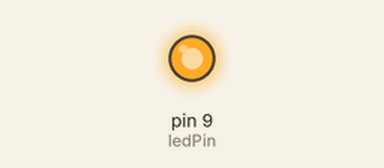
A sketch run on a simulated Arduino Uno, built with avr-gcc and run on an emulated ATmega328P. Shown: output pins drawn as LEDs (lit = HIGH).

Above: at 0.75 s.
At 4.2 s:
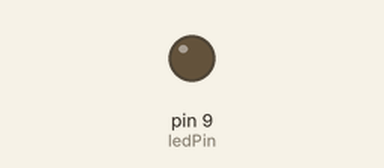
Timing chart, 0 to 7.8 s (numbered marks = the images above):
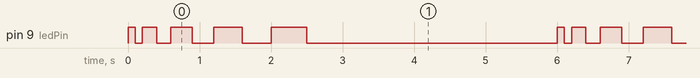

Measured:
- by itself, pin 9 (ledPin): repeats every 6.0 s: LOW 0.10 s, HIGH 0.20 s, LOW 0.20 s, HIGH 0.30 s, LOW 0.30 s, HIGH 0.40 s, LOW 0.40 s, HIGH 0.50 s, LOW 3.5 s, HIGH 0.10 s
- by itself, everything shown: repeats every 6.0 s, in 10 steps

The sketch:

kadai12.ino
```cpp
int ledPin =  9;  //変数ledPinに9を代入（プログラムの全ての位置で使える変数）
int delayTime[5] = {100, 200, 300, 400, 500};
int i;

void setup() {
  pinMode(9, OUTPUT);   // 出力に設定
}

void loop() {
  for(int i=0;i<5;i++){
    digitalWrite(9, HIGH);
    delay(delayTime[i]);
    digitalWrite(9, LOW);
    delay(delayTime[i]);
    }
   delay(3000);                  // 3秒待つ
}
```
